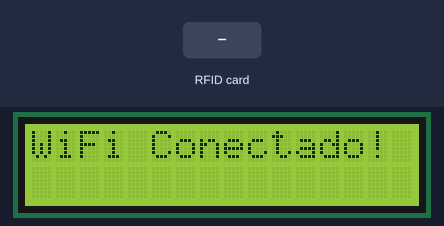
Recording of a sketch running on a simulated ESP32. Parts: 16×2 character LCD. The inputs (shaded band) are chosen by the test bench. WiFi joins after 1.5 s; servers stay silent unless stated; uploads are accepted with an empty reply; what the sketch prints to the serial monitor is not drawn.

Above: at 2.7 s.
At 4.8 s:
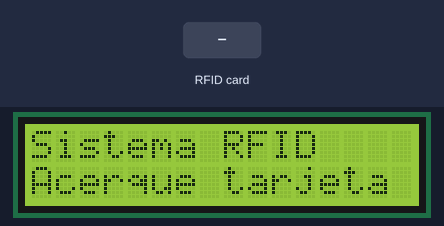
4.9 s: RFID card 5E 7A 19 C4 held to the reader
At 5.1 s:
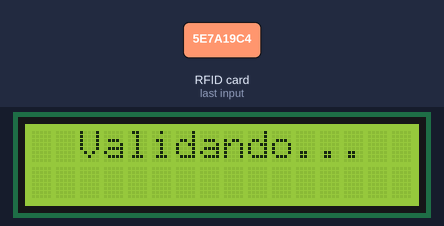
At 6.0 s:
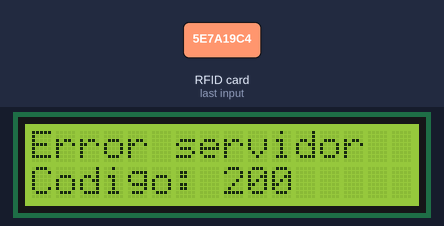
Timing chart, 0 to 7.9 s (numbered marks = the images above; inputs shaded):
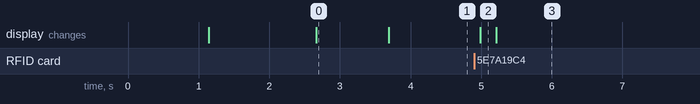

Measured:
- after the input at 4.9 s, the display: changes after 0.09 s (image 2)
- what the display in image 0 shows lasts 1.0 s, from 2.7 s to 3.7 s

The sketch:

lector_rfid.ino.ino
```cpp
#include <WiFi.h>
#include <HTTPClient.h>
#include <WiFiClientSecure.h>
#include <SPI.h>
#include <MFRC522.h>
#include <ArduinoJson.h>
#include <Wire.h>
#include <LiquidCrystal_I2C.h>
#include "secrets.h"   // WIFI_SSID, WIFI_PASSWORD y DEVICE_KEY (ver secrets.h.example)

// Credenciales (definidas en secrets.h, que no se sube al repositorio)
const char* ssid = WIFI_SSID;
const char* password = WIFI_PASSWORD;
const char* deviceKey = DEVICE_KEY;   // debe ser igual a DEVICE_API_KEY del servidor

// Endpoint del Backend en Render
const char* serverUrl = "https://sistema-fet-backend.onrender.com/api/rfid-scan";

// ==========================================
// DEFINICIÓN DE PINES DE CONEXIÓN
// ==========================================
#define SS_PIN    5   // Pin SDA / SS del RFID  -> P5
#define RST_PIN   27  // Pin RST del RFID       -> P27
#define SCK_PIN   18  // Pin SCK del RFID       -> P18
#define MISO_PIN  19  // Pin MISO del RFID      -> P19
#define MOSI_PIN  23  // Pin MOSI del RFID      -> R23

#define I2C_SDA   21  // Pin SDA de la LCD      -> P21
#define I2C_SCL   22  // Pin SCL de la LCD      -> R22

MFRC522 rfid(SS_PIN, RST_PIN);
LiquidCrystal_I2C lcd(0x27, 16, 2);

void mostrarPantallaEspera() {
  lcd.clear();
  lcd.setCursor(0, 0);
  lcd.print("Sistema RFID");
  lcd.setCursor(0, 1);
  lcd.print("Acerque tarjeta");
}

void setup() {
  Serial.begin(115200);
  delay(1000);

  // Inicializar bus I2C y Pantalla LCD
  Wire.begin(I2C_SDA, I2C_SCL);
  lcd.init();
  lcd.backlight();
  lcd.setCursor(0, 0);
  lcd.print("Iniciando...");

  // Inicializar bus SPI y Lector RFID
  SPI.begin(SCK_PIN, MISO_PIN, MOSI_PIN, SS_PIN);
  rfid.PCD_Init();
  Serial.println("Lector RFID RC522 listo.");

  // Conexión inicial a WiFi
  conectarWiFi();

  // Mostrar mensaje principal en pantalla
  mostrarPantallaEspera();
}

void loop() {
  if (WiFi.status() != WL_CONNECTED) {
    Serial.println("\n¡Conexión WiFi perdida! Intentando reconectar...");
    conectarWiFi();
    mostrarPantallaEspera();
  }

  // Verificar si hay una tarjeta presente
  if (!rfid.PICC_IsNewCardPresent() || !rfid.PICC_ReadCardSerial()) {
    delay(50);
    return;
  }

  // Convertir el UID de la tarjeta a String hexadecimal
  String tagID = "";
  for (byte i = 0; i < rfid.uid.size; i++) {
    if (rfid.uid.uidByte[i] < 0x10) {
      tagID += "0";
    }
    tagID += String(rfid.uid.uidByte[i], HEX);
  }
  tagID.toUpperCase();

  Serial.print("Tarjeta detectada con UID: ");
  Serial.println(tagID);

  // Mientras consulta al servidor, solo dice "Validando..." (NUNCA "Bienvenido")
  lcd.clear();
  lcd.setCursor(2, 0);
  lcd.print("Validando...");

  // Consultar el servidor y mostrar el resultado real
  enviarYMostrarRespuesta(tagID);

  // Detener la lectura de la tarjeta actual
  rfid.PICC_HaltA();
  rfid.PCD_StopCrypto1();

  delay(3000); // Mantiene el resultado 3 segundos en pantalla
  mostrarPantallaEspera();
}

void conectarWiFi() {
  lcd.clear();
  lcd.setCursor(0, 0);
  lcd.print("Conectando WiFi");

  WiFi.begin(ssid, password);
  int intentos = 0;

  while (WiFi.status() != WL_CONNECTED) {
    delay(500);
    Serial.print(".");
    intentos++;

    if (intentos > 20) {
      Serial.println("\nNo se pudo conectar. Reintentando de nuevo...");
      WiFi.disconnect();
      WiFi.begin(ssid, password);
      intentos = 0;
    }
  }

  Serial.println("\nConexión WiFi establecida exitosamente!");
  lcd.clear();
  lcd.setCursor(0, 0);
  lcd.print("WiFi Conectado!");
  delay(1000);
}

void enviarYMostrarRespuesta(String uid) {
  int maxIntentos = 3;
  int intentoActual = 0;
  bool enviadoExitoso = false;

  while (intentoActual < maxIntentos && !enviadoExitoso) {
    intentoActual++;

    WiFiClientSecure client;
    client.setInsecure();   // Limitación conocida: no verifica el certificado TLS del servidor

    HTTPClient http;
    http.begin(client, serverUrl);
    http.setTimeout(25000);
    http.addHeader("Content-Type", "application/json");
    http.addHeader("X-Device-Key", deviceKey);   // identifica a este lector ante el servidor

    StaticJsonDocument<200> doc;
    doc["rfid_tag"] = uid;

    String jsonOutput;
    serializeJson(doc, jsonOutput);

    int httpResponseCode = http.POST(jsonOutput);

    if (httpResponseCode > 0) {
      String response = http.getString();
      Serial.print("Respuesta HTTP del servidor [");
      Serial.print(httpResponseCode);
      Serial.println("]:");
      Serial.println(response);

      if (httpResponseCode == 401) {
        // Clave del lector rechazada: reintentar no sirve
        lcd.clear();
        lcd.setCursor(0, 0);
        lcd.print("Lector sin clave");
        lcd.setCursor(0, 1);
        lcd.print("Revise DEVICE_KEY");
        enviadoExitoso = true;
        http.end();
        break;
      }

      StaticJsonDocument<512> respDoc;
      DeserializationError error = deserializeJson(respDoc, response);

      if (!error && httpResponseCode == 200) {
        String estado = respDoc["estadoStr"] | "DENEGADO";
        String nombre = respDoc["nombre"] | "";

        if (nombre == "" || nombre == "No registrado") {
          String docId = respDoc["idEstudiante"] | "0000";
          nombre = "ID: " + docId;   // el servidor ya envía el documento enmascarado
        }

        lcd.clear(); // Limpia toda la pantalla antes de mostrar el resultado

        if (estado == "INGRESO" || estado == "AUTORIZADO") {   // AUTORIZADO: servidores antiguos
          lcd.setCursor(3, 0);
          lcd.print("Bienvenido");
          lcd.setCursor(0, 1);
          lcd.print(nombre.substring(0, 16));
        }
        else if (estado == "SALIDA") {
          lcd.setCursor(5, 0);
          lcd.print("Salida");
          lcd.setCursor(0, 1);
          lcd.print(nombre.substring(0, 16));
        }
        else {
          // Si estadoStr es "DENEGADO" (tarjeta inactiva o no registrada)
          lcd.setCursor(0, 0);
          lcd.print("Acceso Denegado");
        }
      } else {
        lcd.clear();
        lcd.setCursor(0, 0);
        lcd.print("Error servidor");
        lcd.setCursor(0, 1);
        lcd.print("Codigo: " + String(httpResponseCode));
      }

      enviadoExitoso = true;
    } else {
      Serial.print("Fallo en la petición. Código de error: ");
      Serial.println(httpResponseCode);
      delay(2000);
    }

    http.end();
  }

  if (!enviadoExitoso) {
    lcd.clear();
    lcd.setCursor(0, 0);
    lcd.print("Error de Red");
    lcd.setCursor(0, 1);
    lcd.print("Intente de nuevo");
  }
}
```

secrets.h
```cpp
// Copie este archivo como "secrets.h" (misma carpeta que lector_rfid.ino) y complete los valores.
// NO suba secrets.h a GitHub: agréguelo al .gitignore.
#pragma once
#define WIFI_SSID     "nombre_de_la_red_2.4GHz"
#define WIFI_PASSWORD "clave_de_la_red"
#define DEVICE_KEY    "misma_clave_que_DEVICE_API_KEY_del_servidor"
```
